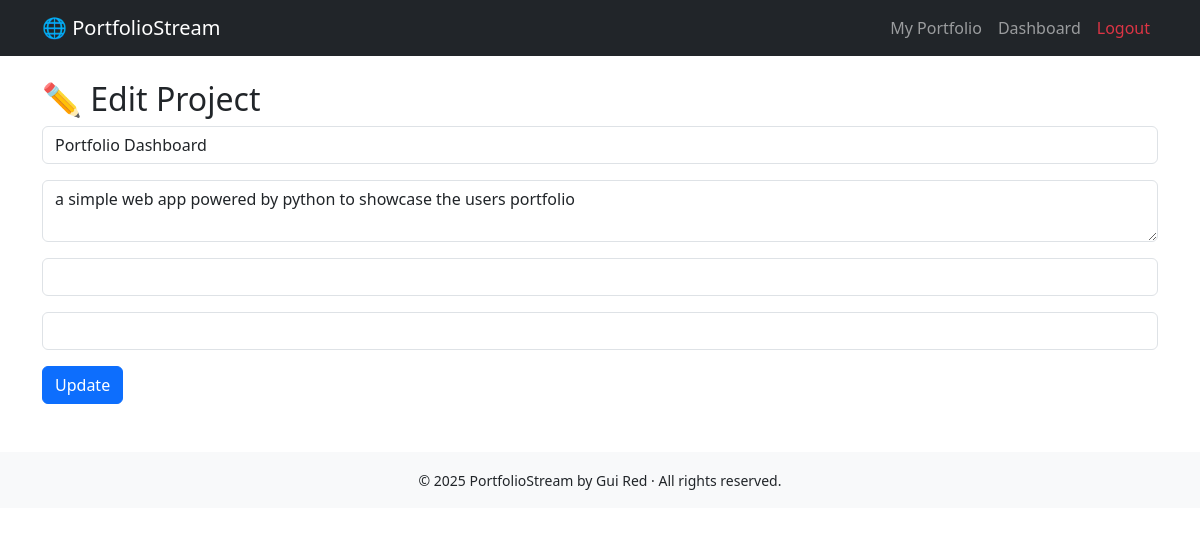
Page /projects/edit/1 (signed in) on the committed database.
### app.py (models this page shows)
class Project(db.Model):
    id = db.Column(db.Integer, primary_key=True)
    title = db.Column(db.String(100), nullable=False)
    description = db.Column(db.Text, nullable=False)
    link = db.Column(db.String(200), nullable=True)
    image_url = db.Column(db.String(200), nullable=True)
    user_id = db.Column(db.Integer, db.ForeignKey('user.id'), nullable=False)
    likes = db.relationship('Like', backref='project', lazy=True)
    comments = db.relationship('Comment', backref='project', lazy=True)

### app.py (the view, shortened to what this page needs)
@app.route("/projects/edit/<int:project_id>", methods=["GET", "POST"])
@login_required
def edit_project(project_id):
    project = Project.query.get_or_404(project_id)
    if project.user_id != current_user.id:
        flash("Unauthorized access.")
        return redirect(url_for("list_projects"))
    return render_template("projects/edit_project.html", project=project)

### app.py (called while the page is built)
@login_manager.user_loader
def load_user(user_id):
    return User.query.get(int(user_id))

### templates/projects/edit_project.html (shortened to what this page needs)
{% extends "base.html" %}
{% block content %}
<h2>✏️ Edit Project</h2>
<form method="POST">
    <div class="mb-3">
        <input class="form-control" name="title" value="{{ project.title }}" required>
    </div>
    <div class="mb-3">
        <textarea class="form-control" name="description" required>{{ project.description }}</textarea>
    </div>
    <div class="mb-3">
        <input class="form-control" name="link" value="{{ project.link }}">
    </div>
    <div class="mb-3">
        <input class="form-control" name="image_url" value="{{ project.image_url }}">
    </div>
    <button class="btn btn-primary">Update</button>
</form>
{% endblock %}

### rows in the picture
Project: title "Portfolio Dashboard", description "a simple web app powered by python to showcase the users portfolio"

### other values in the picture
{{ current_year | default(2025) }} "2025"
